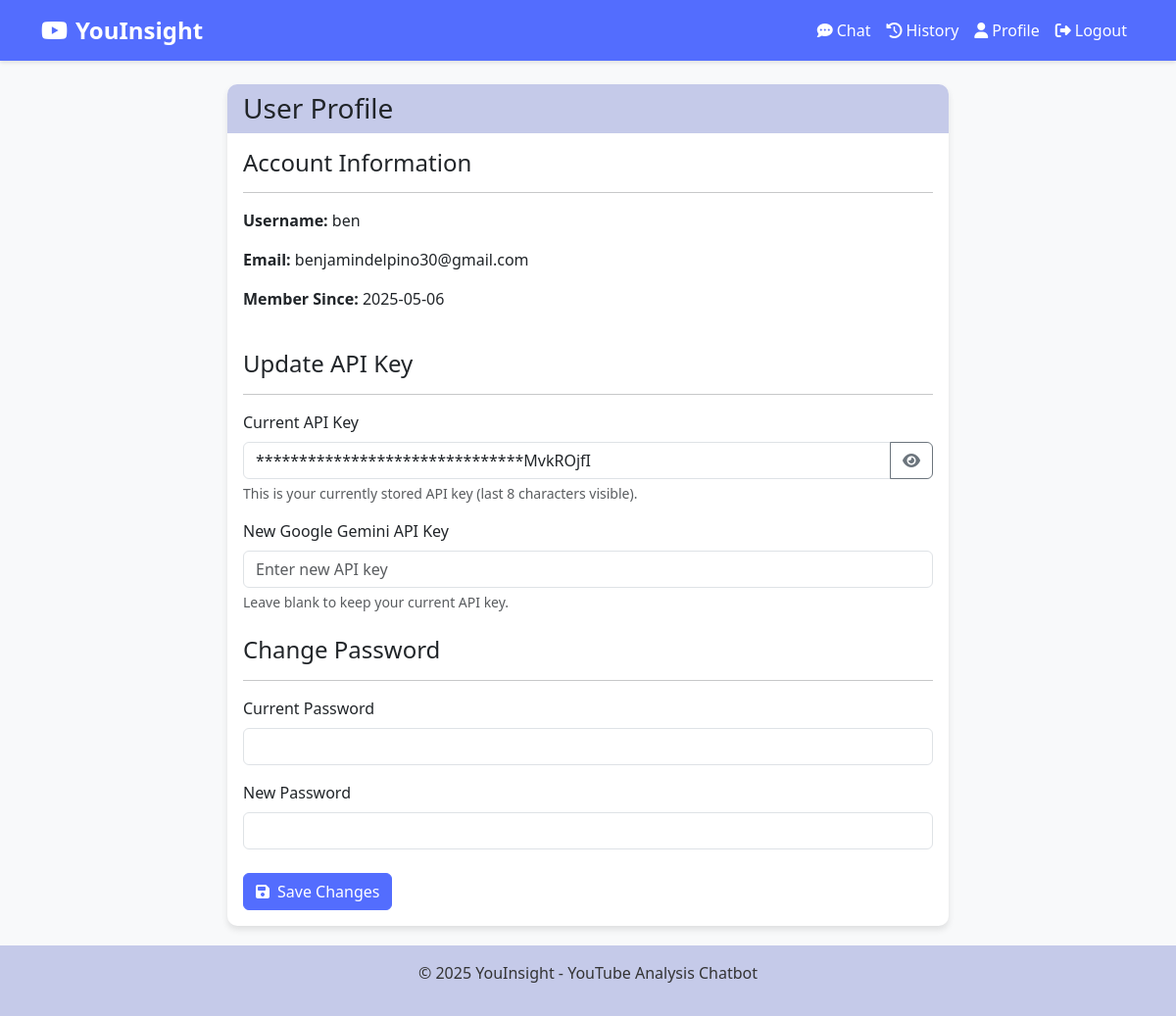
The app's page /profile (signed in) with its own data.
### youinsight/models.py (models this page shows, shortened)
class User(UserMixin, db.Model):
    id = db.Column(db.Integer, primary_key=True)
    email = db.Column(db.String(120), unique=True, nullable=False)
    username = db.Column(db.String(80), unique=True, nullable=False)
    password_hash = db.Column(db.String(128), nullable=False)
    gemini_api_key = db.Column(db.String(100), nullable=False)
    created_at = db.Column(db.DateTime, default=datetime.utcnow)
    reset_token = db.Column(db.String(100), nullable=True)
    reset_token_expiry = db.Column(db.DateTime, nullable=True)
    analyses = db.relationship('Analysis', backref='user', lazy=True)

### youinsight/routes.py (the view, shortened to what this page needs)
@main.route("/profile", methods=["GET", "POST"])
@login_required
def profile():
    return render_template("profile.html")

### youinsight/routes.py (called while the page is built)
@login_manager.user_loader
def load_user(user_id):
    return User.query.get(int(user_id))

### templates/profile.html (shortened to what this page needs)
{% extends 'base.html' %}
{% block content %}
<div class="row justify-content-center">
    <div class="col-md-8">
        <div class="card">
            <div class="card-header">
                <h3 class="mb-0">User Profile</h3>
            </div>
            <div class="card-body">
                <div class="row mb-4">
                    <div class="col-12">
                        <h4>Account Information</h4>
                        <hr>
                        <p><strong>Username:</strong> {{ current_user.username }}</p>
                        <p><strong>Email:</strong> {{ current_user.email }}</p>
                        <p><strong>Member Since:</strong> {{ current_user.created_at.strftime('%Y-%m-%d') }}</p>
                    </div>
                </div>
                <form method="POST" action="{{ url_for('main.profile') }}">
                    <h4>Update API Key</h4>
                    <hr>
                    <div class="mb-3">
                        <label class="form-label">Current API Key</label>
                        <div class="input-group">
                            <input type="text" class="form-control" value="{{ '*' * (current_user.gemini_api_key|length - 8) + current_user.gemini_api_key[-8:] if current_user.gemini_api_key else 'No API key configured' }}" readonly>
                            <button class="btn btn-outline-secondary" type="button" id="toggleApiKey"><i class="fas fa-eye"></i></button>
                        </div>
                        <div class="form-text">This is your currently stored API key (last 8 characters visible).</div>
                    </div>
                    <div class="mb-3">
                        <label for="gemini_api_key" class="form-label">New Google Gemini API Key</label>
                        <input type="password" class="form-control" id="gemini_api_key" name="gemini_api_key"
                               placeholder="Enter new API key" autocomplete="off">
                        <div class="form-text">Leave blank to keep your current API key.</div>
                    </div>
                    <h4 class="mt-4">Change Password</h4>
                    <hr>
                    <div class="mb-3">
                        <label for="current_password" class="form-label">Current Password</label>
                        <input type="password" class="form-control" id="current_password" name="current_password">
                    </div>
                    <div class="mb-3">
                        <label for="new_password" class="form-label">New Password</label>
                        <input type="password" class="form-control" id="new_password" name="new_password">
                    </div>
                    <div class="mt-4">
                        <button type="submit" class="btn btn-primary">
                            <i class="fas fa-save me-2"></i>Save Changes
                        </button>
                    </div>
                </form>
            </div>
        </div>
    </div>
</div>
{% endblock %}

### templates/base.html (style rules this page uses)
:root { --primary-color: #536DFE; --secondary-color: #8C9EFF; --dark-color: #3D5AFE; --light-color: #C5CAE9; --background-color: #f8f9fa; --text-color: #333; }
body { font-family: 'Segoe UI', Tahoma, Geneva, Verdana, sans-serif; background-color: var(--background-color); color: var(--text-color); min-height: 100vh; display: flex; flex-direction: column; }
.btn-primary { background-color: var(--primary-color); border-color: var(--primary-color); }
.card { border-radius: 10px; box-shadow: 0 4px 6px rgba(0, 0, 0, 0.1); margin-bottom: 20px; border: none; }
.card-header { background-color: var(--light-color); border-bottom: none; font-weight: bold; border-top-left-radius: 10px !important; border-top-right-radius: 10px !important; }

### records on screen
User: username "ben", email "benjamindelpino30@gmail.com", created_at "2025-05-06"
